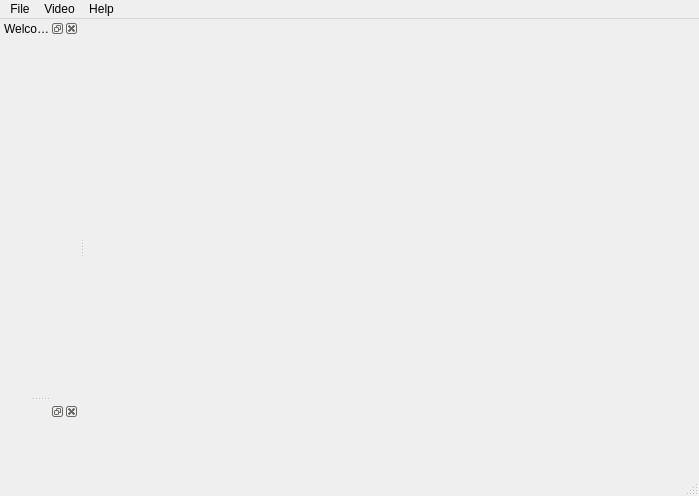
<?xml version="1.0" encoding="UTF-8"?>
<ui version="4.0">
 <class>MainWindow</class>
 <widget class="QMainWindow" name="MainWindow">
  <property name="geometry">
   <rect>
    <x>0</x>
    <y>0</y>
    <width>699</width>
    <height>496</height>
   </rect>
  </property>
  <property name="windowTitle">
   <string>MainWindow</string>
  </property>
  <widget class="QWidget" name="centralWidget">
   <layout class="QHBoxLayout" name="horizontalLayout">
    <item>
     <widget class="VideoWidget" name="videoWidget" native="true">
      <property name="sizePolicy">
       <sizepolicy hsizetype="MinimumExpanding" vsizetype="MinimumExpanding">
        <horstretch>0</horstretch>
        <verstretch>0</verstretch>
       </sizepolicy>
      </property>
     </widget>
    </item>
   </layout>
  </widget>
  <widget class="QMenuBar" name="menuBar">
   <property name="geometry">
    <rect>
     <x>0</x>
     <y>0</y>
     <width>699</width>
     <height>23</height>
    </rect>
   </property>
   <widget class="QMenu" name="menuFile">
    <property name="title">
     <string>File</string>
    </property>
    <addaction name="actionNew_Workspace"/>
    <addaction name="actionLoad_Workspace"/>
    <addaction name="actionSave_Workspace"/>
    <addaction name="actionSave_Workspace_As"/>
    <addaction name="separator"/>
    <addaction name="actionImport_Video"/>
   </widget>
   <widget class="QMenu" name="menuVideo">
    <property name="title">
     <string>Video</string>
    </property>
    <addaction name="actionFit_to_Window"/>
    <addaction name="actionShow_Sources"/>
   </widget>
   <widget class="QMenu" name="menuHelp">
    <property name="title">
     <string>Help</string>
    </property>
    <addaction name="actionKnowledge_Base"/>
    <addaction name="actionGetSupport"/>
    <addaction name="actionKinatomic_Home_Page"/>
    <addaction name="separator"/>
    <addaction name="actionAbout"/>
   </widget>
   <addaction name="menuFile"/>
   <addaction name="menuVideo"/>
   <addaction name="menuHelp"/>
  </widget>
  <widget class="QStatusBar" name="statusBar"/>
  <widget class="QDockWidget" name="aboutDock">
   <property name="minimumSize">
    <size>
     <width>79</width>
     <height>100</height>
    </size>
   </property>
   <property name="floating">
    <bool>true</bool>
   </property>
   <property name="windowTitle">
    <string>Welcome to Sense Scanner</string>
   </property>
   <attribute name="dockWidgetArea">
    <number>1</number>
   </attribute>
   <widget class="AboutGui" name="aboutWidget"/>
  </widget>
  <widget class="QDockWidget" name="sourcesAlgDock">
   <attribute name="dockWidgetArea">
    <number>1</number>
   </attribute>
   <widget class="SourceAlgGui" name="sourcesAlgGui"/>
  </widget>
  <action name="actionNew_Workspace">
   <property name="text">
    <string>New Workspace</string>
   </property>
  </action>
  <action name="actionLoad_Workspace">
   <property name="text">
    <string>Load Workspace</string>
   </property>
  </action>
  <action name="actionSave_Workspace">
   <property name="text">
    <string>Save Workspace</string>
   </property>
  </action>
  <action name="actionImport_Video">
   <property name="text">
    <string>Import Video</string>
   </property>
  </action>
  <action name="actionSave_Workspace_As">
   <property name="text">
    <string>Save Workspace As...</string>
   </property>
  </action>
  <action name="actionFit_to_Window">
   <property name="text">
    <string>Fit to Window</string>
   </property>
  </action>
  <action name="actionKnowledge_Base">
   <property name="text">
    <string>Knowledge Base</string>
   </property>
  </action>
  <action name="actionGetSupport">
   <property name="text">
    <string>Get Support</string>
   </property>
  </action>
  <action name="actionAbout">
   <property name="text">
    <string>About</string>
   </property>
  </action>
  <action name="actionVideo">
   <property name="text">
    <string>Video</string>
   </property>
  </action>
  <action name="actionShow">
   <property name="text">
    <string>Show</string>
   </property>
  </action>
  <action name="actionKinatomic_Home_Page">
   <property name="text">
    <string>Kinatomic Home Page</string>
   </property>
  </action>
  <action name="actionShow_Sources">
   <property name="text">
    <string>Show Sources</string>
   </property>
  </action>
  <zorder>aboutDock</zorder>
  <zorder>sourcesAlgDock</zorder>
 </widget>
 <layoutdefault spacing="6" margin="11"/>
 <customwidgets>
  <customwidget>
   <class>VideoWidget</class>
   <extends>QWidget</extends>
   <header>videowidget.h</header>
   <container>1</container>
   <slots>
    <slot>FitToWindow()</slot>
   </slots>
  </customwidget>
  <customwidget>
   <class>SourceAlgGui</class>
   <extends>QWidget</extends>
   <header>sourcealggui.h</header>
   <container>1</container>
  </customwidget>
  <customwidget>
   <class>AboutGui</class>
   <extends>QWidget</extends>
   <header>aboutgui.h</header>
   <container>1</container>
  </customwidget>
 </customwidgets>
 <resources/>
 <connections>
  <connection>
   <sender>actionImport_Video</sender>
   <signal>activated()</signal>
   <receiver>MainWindow</receiver>
   <slot>ImportVideo()</slot>
   <hints>
    <hint type="sourcelabel">
     <x>-1</x>
     <y>-1</y>
    </hint>
    <hint type="destinationlabel">
     <x>199</x>
     <y>149</y>
    </hint>
   </hints>
  </connection>
  <connection>
   <sender>actionNew_Workspace</sender>
   <signal>activated()</signal>
   <receiver>MainWindow</receiver>
   <slot>NewWorkspace()</slot>
   <hints>
    <hint type="sourcelabel">
     <x>-1</x>
     <y>-1</y>
    </hint>
    <hint type="destinationlabel">
     <x>199</x>
     <y>149</y>
    </hint>
   </hints>
  </connection>
  <connection>
   <sender>actionLoad_Workspace</sender>
   <signal>activated()</signal>
   <receiver>MainWindow</receiver>
   <slot>LoadWorkspace()</slot>
   <hints>
    <hint type="sourcelabel">
     <x>-1</x>
     <y>-1</y>
    </hint>
    <hint type="destinationlabel">
     <x>199</x>
     <y>149</y>
    </hint>
   </hints>
  </connection>
  <connection>
   <sender>actionSave_Workspace</sender>
   <signal>activated()</signal>
   <receiver>MainWindow</receiver>
   <slot>SaveWorkspace()</slot>
   <hints>
    <hint type="sourcelabel">
     <x>-1</x>
     <y>-1</y>
    </hint>
    <hint type="destinationlabel">
     <x>199</x>
     <y>149</y>
    </hint>
   </hints>
  </connection>
  <connection>
   <sender>actionSave_Workspace_As</sender>
   <signal>activated()</signal>
   <receiver>MainWindow</receiver>
   <slot>SaveAsWorkspace()</slot>
   <hints>
    <hint type="sourcelabel">
     <x>-1</x>
     <y>-1</y>
    </hint>
    <hint type="destinationlabel">
     <x>199</x>
     <y>149</y>
    </hint>
   </hints>
  </connection>
  <connection>
   <sender>actionAbout</sender>
   <signal>activated()</signal>
   <receiver>MainWindow</receiver>
   <slot>AboutPressed()</slot>
   <hints>
    <hint type="sourcelabel">
     <x>-1</x>
     <y>-1</y>
    </hint>
    <hint type="destinationlabel">
     <x>199</x>
     <y>154</y>
    </hint>
   </hints>
  </connection>
  <connection>
   <sender>actionFit_to_Window</sender>
   <signal>activated()</signal>
   <receiver>MainWindow</receiver>
   <slot>FitVideoToWindow()</slot>
   <hints>
    <hint type="sourcelabel">
     <x>-1</x>
     <y>-1</y>
    </hint>
    <hint type="destinationlabel">
     <x>262</x>
     <y>189</y>
    </hint>
   </hints>
  </connection>
  <connection>
   <sender>actionKnowledge_Base</sender>
   <signal>activated()</signal>
   <receiver>MainWindow</receiver>
   <slot>GetKnowledgeBase()</slot>
   <hints>
    <hint type="sourcelabel">
     <x>-1</x>
     <y>-1</y>
    </hint>
    <hint type="destinationlabel">
     <x>262</x>
     <y>189</y>
    </hint>
   </hints>
  </connection>
  <connection>
   <sender>actionGetSupport</sender>
   <signal>activated()</signal>
   <receiver>MainWindow</receiver>
   <slot>GetSupport()</slot>
   <hints>
    <hint type="sourcelabel">
     <x>-1</x>
     <y>-1</y>
    </hint>
    <hint type="destinationlabel">
     <x>262</x>
     <y>189</y>
    </hint>
   </hints>
  </connection>
  <connection>
   <sender>actionKinatomic_Home_Page</sender>
   <signal>activated()</signal>
   <receiver>MainWindow</receiver>
   <slot>GetKinatomicHomePage()</slot>
   <hints>
    <hint type="sourcelabel">
     <x>-1</x>
     <y>-1</y>
    </hint>
    <hint type="destinationlabel">
     <x>262</x>
     <y>189</y>
    </hint>
   </hints>
  </connection>
  <connection>
   <sender>actionShow_Sources</sender>
   <signal>activated()</signal>
   <receiver>MainWindow</receiver>
   <slot>ShowSourcesPressed()</slot>
   <hints>
    <hint type="sourcelabel">
     <x>-1</x>
     <y>-1</y>
    </hint>
    <hint type="destinationlabel">
     <x>349</x>
     <y>247</y>
    </hint>
   </hints>
  </connection>
 </connections>
 <slots>
  <slot>ImportVideo()</slot>
  <slot>NewWorkspace()</slot>
  <slot>LoadWorkspace()</slot>
  <slot>SaveWorkspace()</slot>
  <slot>SaveAsWorkspace()</slot>
  <slot>SelectedSourceChanged(QModelIndex)</slot>
  <slot>RemoveVideo()</slot>
  <slot>TrainModelPressed()</slot>
  <slot>ApplyModelPressed()</slot>
  <slot>PauseProcessPressed()</slot>
  <slot>RunProcessPressed()</slot>
  <slot>RemoveProcessPressed()</slot>
  <slot>AboutPressed()</slot>
  <slot>ShowSourcesPressed()</slot>
  <slot>GetKnowledgeBase()</slot>
  <slot>GetSupport()</slot>
  <slot>GetKinatomicHomePage()</slot>
  <slot>FitVideoToWindow()</slot>
 </slots>
</ui>
